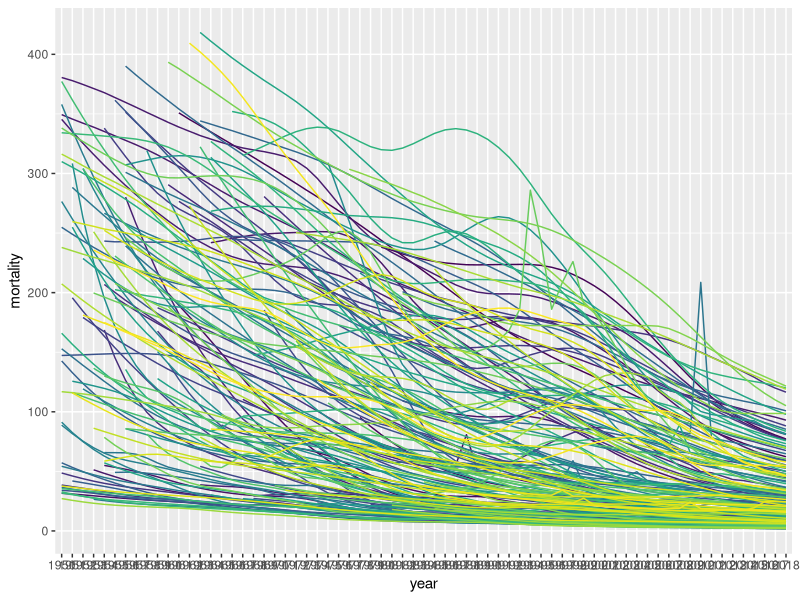
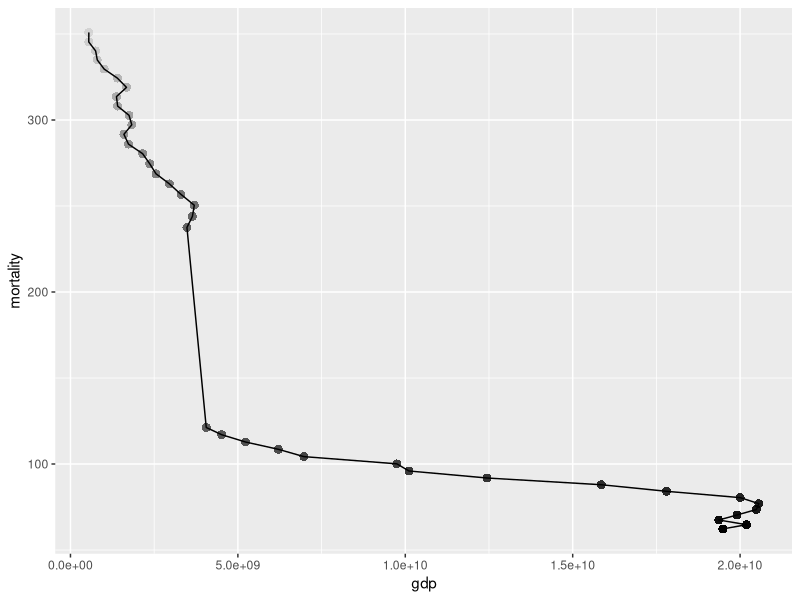
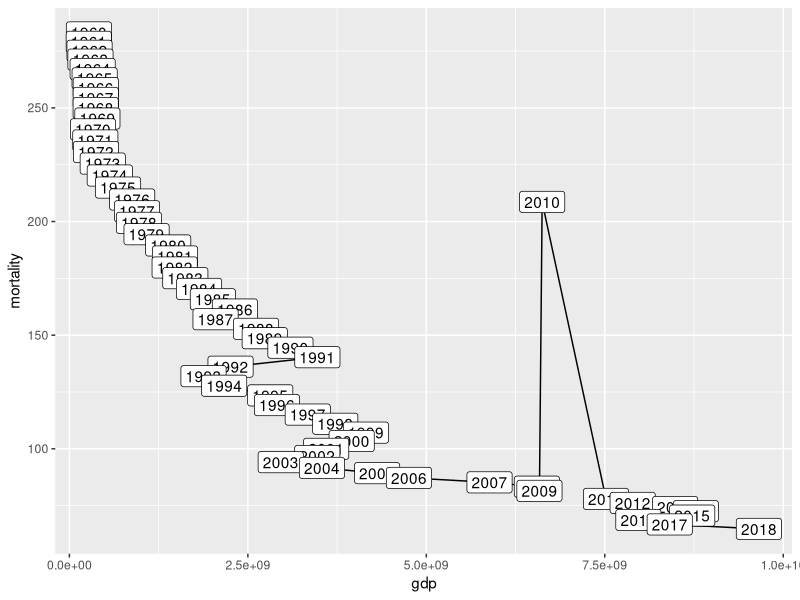
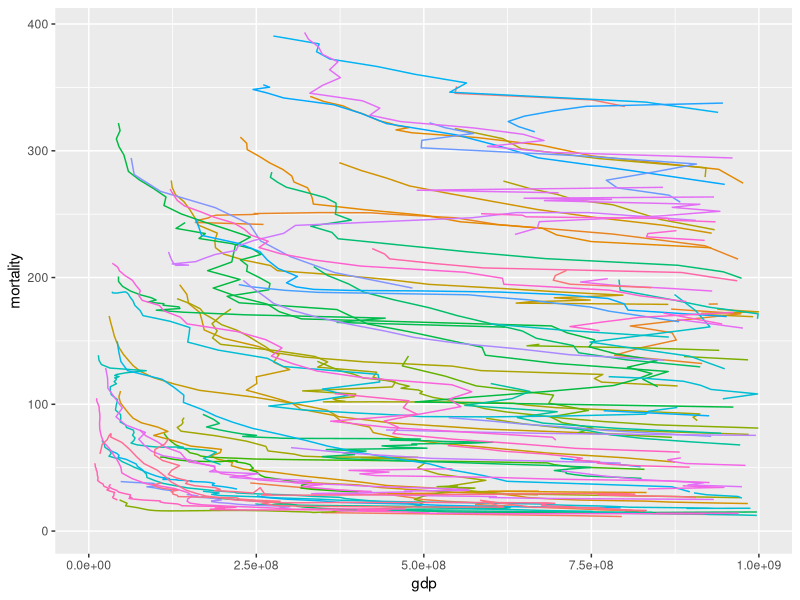

Recreate these plots in R, in order.
library(tidyverse)


# read in child mortality data
mortality <- read_csv(file = file.path("data", "mortality_rates_clean.csv"))

# check integrity
dim(mortality)
str(mortality)

# tidy format
mortality_tidy <- mortality %>%
  pivot_longer(2:ncol(.), names_to = "year", values_to = "mortality")

# plot all curves
ggplot(mortality_tidy, aes(x = year, y = mortality, group = iso, color = iso)) +
  geom_line() +
  scale_color_viridis_d() +
  theme(legend.position = "none")



# read context data: GDP per country
gdps <- read_csv(file = file.path("data", "gdps.csv"),
                 skip = 3)

gdps_tidy <- gdps %>%
  rename(iso = `Country Code`) %>%
  select(-ends_with("Name"), -ends_with("Code")) %>%
  pivot_longer(2:ncol(.), names_to = "year", values_to = "gdp")

# fuse tables
fused_data <- mortality_tidy %>%
  left_join(gdps_tidy, by = c("iso", "year")) %>%
  filter(!is.na(gdp), !is.na(mortality)) %>%
  filter(iso != "WLD")

# check for one country
# Afghanistan
fused_data %>%
  filter(iso == "AFG") %>%
  ggplot(aes(x = gdp, y = mortality)) +
  geom_path() +
  geom_point(aes(alpha = year), size = 3, stroke = 0) +
  theme(legend.position = "none")

# Venezuela
fused_data %>%
  filter(iso == "HTI") %>%
  ggplot(aes(x = gdp, y = mortality, label = year)) +
  geom_path() +
  geom_point(aes(alpha = year), size = 3, stroke = 0) +
  geom_label() +
  theme(legend.position = "none")

# all countries
fused_data %>%
  ggplot(aes(x = gdp, y = mortality, group = iso, color = iso)) +
  geom_path() +
  xlim(c(0, 10e8)) +
  theme(legend.position = "none")
